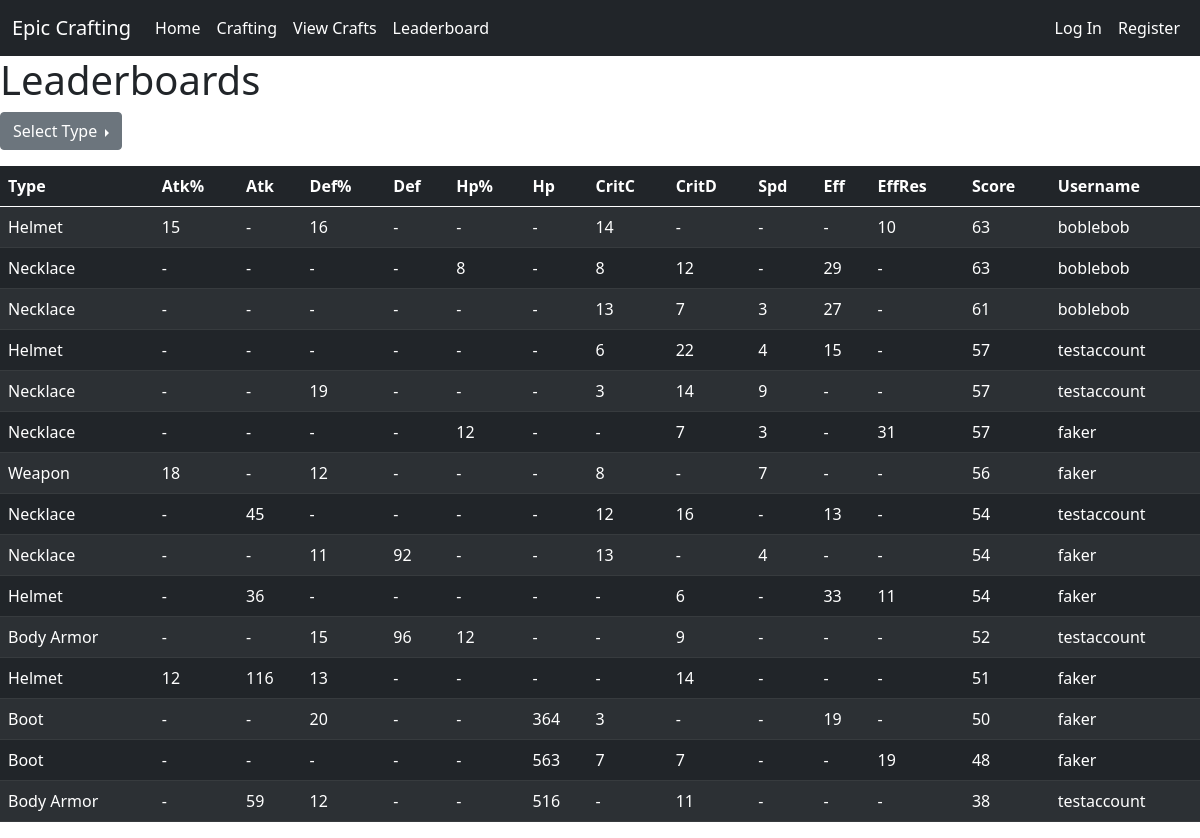
/leaderboard/daily, run on the app's committed database.
### website/models.py (models this page shows, shortened)
class EquipDB(db.Model):
    id   = db.Column('id', db.Integer, primary_key=True)
    type = db.Column('Type', db.String(20))
    atkP = db.Column('Atk%', db.Integer, default=0)
    atkF = db.Column('Atk', db.Integer, default=0)
    defP = db.Column('Def%', db.Integer, default=0)
    defF = db.Column('Def', db.Integer, default=0)
    hpP  = db.Column('Hp%', db.Integer, default=0)
    hpF  = db.Column('Hp', db.Integer, default=0)
    criC = db.Column('CritC', db.Integer, default=0)
    criD = db.Column('CritD', db.Integer, default=0)
    spd  = db.Column('Spd', db.Integer, default=0)
    eff  = db.Column('Eff', db.Integer, default=0)
    effR = db.Column('EffRes', db.Integer, default=0)
    gs   = db.Column('Score', db.Integer, default=0)
    userName = db.Column(db.String(20), db.ForeignKey('user.name'))
    date = db.Column(db.DateTime)
    def getAttribute(attr):
        if attr == 'type':
            return EquipDB.type
        elif attr == 'atkP':
            return EquipDB.atkP
        elif attr == 'atkF':
            return EquipDB.atkF
        elif attr == 'defP':
            return EquipDB.defP
        elif attr == 'defF':
            return EquipDB.defF
        elif attr == 'hpP':
            return EquipDB.hpP
        elif attr == 'hpF':
            return EquipDB.hpF
        elif attr == 'criC':
            return EquipDB.criC
        elif attr == 'criD':
            return EquipDB.criD
        elif attr == 'spd':
            return EquipDB.spd
        elif attr == 'eff':
            return EquipDB.eff
        elif attr == 'effR':
            return EquipDB.effR
        else:
            return EquipDB.gs

### website/views.py (the view, shortened to what this page needs)
@views.route('/leaderboard/<boardType>', methods=["POST", "GET"])
def leaderboard(boardType):
    colType = 'gs'
    MAXEQUIP = 15
    ordered_equips = []
    if boardType == 'daily':
        saved_equips = EquipDB.query.order_by(EquipDB.getAttribute(colType).desc()).filter(func.date(EquipDB.date)==date.today()).limit(MAXEQUIP)
    elif boardType == 'overall':
        saved_equips = EquipDB.query.order_by(EquipDB.getAttribute(colType).desc()).limit(MAXEQUIP)
    else:
        return redirect(url_for('views.home'))
    return render_template("leaderboard.html", saved_equips=saved_equips, user=current_user, boardType=boardType)

### website/templates/leaderboard.html (shortened to what this page needs)
{% extends "base.html" %}
{% block content %}
<h1>Leaderboards</h1>
<div class="dropend">
    <button class="btn btn-secondary dropdown-toggle" type="button" id="dropdownMenuButton" data-bs-toggle="dropdown" aria-haspopup="true" aria-expanded="false">
        Select Type
    </button>
</div>
<table class='table table-hover table-striped table-dark' id='leaderboardTable'>
    <thead>
        <tr>
            <th class='typecol'>Type</th>
            <th scope="col" onclick="colSort('atkP', '{{ boardType }}')">Atk%</th>
            <th scope="col" onclick="colSort('atkF', '{{ boardType }}')">Atk</th>
            <th scope="col" onclick="colSort('defP', '{{ boardType }}')">Def%</th>
            <th scope="col" onclick="colSort('defF', '{{ boardType }}')">Def</th>
            <th scope="col" onclick="colSort('hpP',  '{{ boardType }}')">Hp%</th>
            <th scope="col" onclick="colSort('hpF',  '{{ boardType }}')">Hp</th>
            <th scope="col" onclick="colSort('criC', '{{ boardType }}')">CritC</th>
            <th scope="col" onclick="colSort('criD', '{{ boardType }}')">CritD</th>
            <th scope="col" onclick="colSort('spd',  '{{ boardType }}')">Spd</th>
            <th scope="col" onclick="colSort('eff',  '{{ boardType }}')">Eff</th>
            <th scope="col" onclick="colSort('effR', '{{ boardType }}')">EffRes</th>
            <th scope="col" onclick="colSort('gs',   '{{ boardType }}')">Score</th>
            <th scope="col">Username</th>
        </tr>
    </thead>
    <tbody>
        {% for equip in saved_equips %}
        <tr id="{{ equip.id }}">
            <td class="typecol">{{ equip.type }}</th>
            {% if equip.atkP %}
                <td>{{ equip.atkP }}</th>
            {% else %}
                <td>-</td>
            {% endif %}
            {% if equip.atkF %}
                <td>{{ equip.atkF }}</th>
            {% else %}
                <td>-</td>
            {% endif %}
            {% if equip.defP %}
                <td>{{ equip.defP }}</th>
            {% else %}
                <td>-</td>
            {% endif %}
            {% if equip.defF %}
                <td>{{ equip.defF }}</th>
            {% else %}
                <td>-</td>
            {% endif %}
            {% if equip.hpP %}
                <td>{{ equip.hpP }}</th>
            {% else %}
                <td>-</td>
            {% endif %}
            {% if equip.hpF %}
                <td>{{ equip.hpF }}</th>
            {% else %}
                <td>-</td>
            {% endif %}
            {% if equip.criC%}
                <td>{{ equip.criC }}</th>
            {% else %}
                <td>-</td>
            {% endif %}
            {% if equip.criD %}
                <td>{{ equip.criD }}</th>
            {% else %}
                <td>-</td>
            {% endif %}
            {% if equip.spd %}
                <td>{{ equip.spd }}</th>
            {% else %}
                <td>-</td>
            {% endif %}
            {% if equip.eff %}
                <td>{{ equip.eff }}</th>
            {% else %}
                <td>-</td>
            {% endif %}
            {% if equip.effR %}
                <td>{{ equip.effR }}</th>
            {% else %}
                <td>-</td>
            {% endif %}
            <td>{{ equip.gs }}</td>
            <td>{{ equip.userName }}</td>
        </tr>
        {% endfor %}
    </tbody>
</table>
{% endblock %}

### data on the page
EquipDB: type "Helmet", atkP "15", defP "16", criC "14", effR "10", gs "63", userName "boblebob"
EquipDB: type "Necklace", hpP "8", criC "8", criD "12", eff "29", gs "63", userName "boblebob"
EquipDB: type "Necklace", criC "13", criD "7", spd "3", eff "27", gs "61", userName "boblebob"
EquipDB: type "Helmet", criC "6", criD "22", spd "4", eff "15", gs "57", userName "testaccount"
EquipDB: type "Necklace", defP "19", criC "3", criD "14", spd "9", gs "57", userName "testaccount"
EquipDB: type "Necklace", hpP "12", criD "7", spd "3", effR "31", gs "57", userName "faker"
EquipDB: type "Weapon", atkP "18", defP "12", criC "8", spd "7", gs "56", userName "faker"
EquipDB: type "Necklace", atkF "45", criC "12", criD "16", eff "13", gs "54", userName "testaccount"
EquipDB: type "Necklace", defP "11", defF "92", criC "13", spd "4", gs "54", userName "faker"
EquipDB: type "Helmet", atkF "36", criD "6", eff "33", effR "11", gs "54", userName "faker"
EquipDB: type "Body Armor", defP "15", defF "96", hpP "12", criD "9", gs "52", userName "testaccount"
EquipDB: type "Helmet", atkP "12", atkF "116", defP "13", criD "14", gs "51", userName "faker"
EquipDB: type "Boot", defP "20", hpF "364", criC "3", eff "19", gs "50", userName "faker"
EquipDB: type "Boot", hpF "563", criC "7", criD "7", effR "19", gs "48", userName "faker"
EquipDB: type "Body Armor", atkF "59", defP "12", hpF "516", criD "11", gs "38", userName "testaccount"
